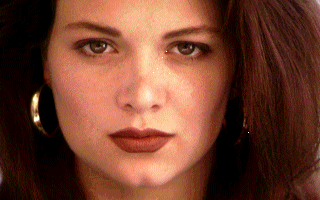
//> input picture code/example1.tif, 320 x 200 px
$ ./sharpen example1.tif   (built with g++ and OpenCV 4)
//> lines starting //> are read from the running program, lines starting //| are printed output that depends on the picture
### code/pixel.h
class pixel;
class pixel_primitive;
class imageGrid;
class mask;

typedef double pixelPrecision;

//pixel stores high precision pixel data during
//mathematical operations to avoid overflows
class pixel {
	public:
		pixel();
		pixel(int R, int G, int B);
		pixel operator+(const pixel& neighbor);
		pixel operator-(const pixel& neighbor);
		pixel operator/(const double& denom);
		pixel operator*(const double& m);
		pixel operator*(const pixel& m);
		pixel root();
		pixel_primitive toPixelPrimitive();
		pixel RGB_toHSI();
		pixel HSI_toRGB();
	private:
		static const int PIX_ARR_SIZE = 3;
		pixelPrecision rgb[PIX_ARR_SIZE];
};

//pixel primitive is a type with size and alignment matching native pixel
//implementation and provides a mechanism for casting to higher precision type
class pixel_primitive {
	public:
		pixel toPixel();
		friend pixel_primitive pixel::toPixelPrimitive();
	private:
		static const int pp_size = 3;
		unsigned char rgb[pp_size];
};

//imageGrid stores a copy of an imageGrid to be operated upon and allows copying
//back to imageGrid buffer following operations
class imageGrid {
	public:
		imageGrid();
		imageGrid(unsigned height, unsigned width, unsigned char* old_data);
		~imageGrid();
		imageGrid& operator=(const imageGrid& other);
		void multiply(mask& _mask);
		void sobel();
		pixel multiplyPixel(unsigned int y, unsigned int x, mask& _mask);
		void RGB_toHSI();
		void HSI_toRGB();
		void commitImageGrid(unsigned char* old_data);
	private:
		unsigned int h;
		unsigned int w;
		pixel** img;
};

//mask stores data for square masks filters
class mask {
	public:
		mask();
		mask(unsigned int width, unsigned int listLength, double* initList, double coefficient = 1.0);
		friend pixel imageGrid::multiplyPixel(unsigned int y, unsigned int x, mask& _mask);
		static double LOG(double x, double y, double sigma);
		static mask makeLOG(int width, double sigma);
		~mask();
		mask& operator=(const mask& other);
	private:
		unsigned int w;
		double** maskVals;
};

### code/pixel.cpp
#include <assert.h>
#include <math.h>
#include <iostream>

#include "pixel.h"

#define MAX_CHAR (~((unsigned char) 0))

#define MAX(a,b) ((a > b)? a : b)
#define MIN(a,b) ((a < b)? a : b)
#define RANGE(LOW, X, HIGH) MAX(MIN(X, HIGH), 0)
#define MAX_COLOR (255.0)
#define CAP(X) RANGE(0, X, MAX_COLOR)
#define NUM_COLORS (3.0)
#define PI (3.141592653589793238462643383279502)
#define tPI (2 * PI)
#define EPS (2.71828182846)

#define ASSERT(M)	{																			\
	if (false == (M)) {																			\
		std::cout << "Error at: " << #M << " at " << __LINE__ << ":" << __FILE__ << std::endl;	\
		exit(0);																				\
	}																							\
}																								\

enum BGR {
	RGB_B = 0,
	RGB_G = 1,
	RGB_R = 2
};

enum HSI {
	HSI_H = RGB_R,
	HSI_S = RGB_G,
	HSI_I = RGB_B
};

pixel::pixel(int R, int G, int B) {
	rgb[RGB_R] = R;
	rgb[RGB_G] = G;
	rgb[RGB_B] = B;
}

pixel::pixel() {
	rgb[RGB_R] = 0;
	rgb[RGB_G] = 0;
	rgb[RGB_B] = 0;
}

// [30 lines left out: functions getI, setI, inBounds, RGB_toI, not called in this run]

pixel pixel::RGB_toHSI() {
	pixel ret(0, 0, 0);
	pixelPrecision B = rgb[RGB_B];
    pixelPrecision G = rgb[RGB_G];
    pixelPrecision R = rgb[RGB_R];
    pixelPrecision H, S, I, a;

    a = MIN(R, MIN(G, B));
    I = ( R + G + B) / 3.0;
    S = 1 - 3.0/(R+G+B)*a;
    if (S == 0.0) {
        H = 0.0;
    } else {
        if (B <= G){
            H = acos((((R-G)+(R-B))/2.0)/(sqrt((R-G)*(R-G) + (R-B)*(G-B))));
        } else {
            if (B > G)
            H = 2*PI - acos((((R-G)+(R-B))/2.0)/(sqrt((R-G)*(R-G) + (R-B)*(G-B))));
        }
    }

    ret.rgb[HSI_H] = H;
    ret.rgb[HSI_S] = S;
    ret.rgb[HSI_I] = I;
	return ret;
}

// [43 lines left out: function HSI_toRGB, not called in this run]

pixel pixel::operator+(const pixel& neighbor){
	pixelPrecision R = rgb[RGB_R] + neighbor.rgb[RGB_R];
	pixelPrecision G = rgb[RGB_G] + neighbor.rgb[RGB_G];
	pixelPrecision B = rgb[RGB_B] + neighbor.rgb[RGB_B];
	return pixel(R, G, B);
}

pixel pixel::operator-(const pixel& neighbor){
	pixelPrecision R = rgb[RGB_R] - neighbor.rgb[RGB_R];
	pixelPrecision G = rgb[RGB_G] - neighbor.rgb[RGB_G];
	pixelPrecision B = rgb[RGB_B] - neighbor.rgb[RGB_B];
	return pixel(R, G, B);
}

pixel pixel::operator/(const double& denom){
	assert(denom != 0.0);
	return (*this) * (1.0 / denom);
}

pixel pixel::operator*(const double& m){
	pixelPrecision R = rgb[RGB_R] * m;
	pixelPrecision G = rgb[RGB_G] * m;
	pixelPrecision B = rgb[RGB_B] * m;
	return pixel(R, G, B);
}

pixel pixel::operator*(const pixel& m) {
	pixelPrecision R = rgb[RGB_R] * rgb[RGB_R];
	pixelPrecision G = rgb[RGB_G] * rgb[RGB_G];
	pixelPrecision B = rgb[RGB_B] * rgb[RGB_B];
	return pixel(R, G, B);
}

pixel pixel::root() {
	pixelPrecision R = sqrt(rgb[RGB_R]);
	pixelPrecision G = sqrt(rgb[RGB_G]);
	pixelPrecision B = sqrt(rgb[RGB_B]);
	return pixel(R, G, B);
}

pixel_primitive pixel::toPixelPrimitive() {
	pixel_primitive p;
	p.rgb[RGB_B] = CAP(rgb[RGB_B]);
	p.rgb[RGB_G] = CAP(rgb[RGB_G]);
	p.rgb[RGB_R] = CAP(rgb[RGB_R]);
	return p;
}

// [4 lines left out: function mask, not called in this run]

mask::mask(unsigned int width, unsigned int listLength, double* initList, double coefficient) {
	assert((width * width) == listLength);
	w = width;
	double* curr = initList;
	maskVals = new double*[width];
	for (unsigned int i = 0; i < width; i++) {
		maskVals[i] = new double[width];
		for (unsigned int j = 0; j < width; j++) {
			maskVals[i][j] = (*(curr++)) * coefficient;
		}
	}
}

mask::~mask() {
	for (unsigned int i = 0; i < w; i++){
		delete[] maskVals[i];
	}
	delete[] maskVals;
}

mask& mask::operator=(const mask& other) {
	if (NULL != this->maskVals){
		for (unsigned int i = 0; i < w; i++) {
			delete[] this->maskVals[i];
			maskVals[i] = NULL;
		}
		delete[] maskVals;
		maskVals = NULL;
	}
	w = other.w;
	maskVals = new double*[w];
	for (unsigned int i = 0; i < w; i++) {
		maskVals[i] = new double[w];
		for (unsigned int j = 0; j < w; j++) {
			maskVals[i][j] = other.maskVals[i][j];
		}
	}
	return *this;
}

// [48 lines left out: functions LOG, makeLOG, not called in this run]

pixel pixel_primitive::toPixel() {
	return pixel(MAX(rgb[RGB_R], 0), MAX(rgb[RGB_G], 0), MAX(rgb[RGB_B], 0));
}

imageGrid::imageGrid(unsigned height, unsigned width, unsigned char* old_data) {
	pixel_primitive* old = (pixel_primitive*) old_data;
	h = height;
	w = width;
	img = new pixel*[height];
	for (unsigned int i = 0; i < h; i++) {
		img[i] = new pixel[width];
		for (unsigned int j = 0; j < w; j++) {
			img[i][j] = (old++)->toPixel();
		}
	}
}

imageGrid::imageGrid() {
	img = NULL;
	h = 0;
	w = 0;
}

imageGrid::~imageGrid(){
	if (NULL != img) {
		for (unsigned int i = 0; i < h; i++) {
			if (NULL != img[i]) {
				delete[] img[i];
			}
		}
		delete[] img;
	}
}

// [7 lines left out: function RGB_toI, not called in this run]

unsigned round_up(unsigned val, unsigned unit) {
	return ((val + unit - 1) / unit) * unit;
}

// [86 lines left out: functions ComputeIDct, ComputeDct, DCT, not called in this run]

void imageGrid::RGB_toHSI() {
	for (unsigned int i = 0; i < h; i++){
		for (unsigned int j = 0; j < w; j++) {
			img[i][j] = img[i][j].RGB_toHSI();
		}
	}
}

// [7 lines left out: function HSI_toRGB, not called in this run]

imageGrid& imageGrid::operator=(const imageGrid& other) {
	if (NULL != this->img){
		for (unsigned int i = 0; i < h; i++) {
			delete[] this->img[i];
			img[i] = NULL;
		}
		delete[] img;
		img = NULL;
	}
	h = other.h;
	w = other.w;
	img = new pixel*[h];
	for (unsigned int i = 0; i < h; i++) {
		img[i] = new pixel[w];
		for (unsigned int j = 0; j < w; j++) {
			img[i][j] = other.img[i][j];
		}
	}
	return *this;
}

void imageGrid::multiply(mask& _mask) {
	imageGrid buf;
	buf = *this;
	//iterate over all pixels
	for (unsigned int i = 0; i < h; i++) {
		for (unsigned int j = 0; j < w; j++) {
			buf.img[i][j] = multiplyPixel(i, j, _mask);
		}
	}
	*this = buf;
}

void imageGrid::sobel() {

    double sob_x[] = { -1,  0,  1,
                       -2,  0,  2,
                       -1,  0,  1  };

    double sob_y[] = { -1, -2, -1,
                        0,  0,  0,
                        1,  2,  1  };

	mask sobelX(3, sizeof(sob_x) / sizeof(double), sob_x, 1 / 1.0);
    mask sobelY(3, sizeof(sob_y) / sizeof(double), sob_y, 1 / 1.0);

    imageGrid gx;
    imageGrid gy;
    gx = *this;
    gy = *this;

    gx.multiply(sobelX);
    gy.multiply(sobelY);

    for (unsigned int i = 0; i < h; i++) {
		for (unsigned int j = 0; j < w; j++) {
			img[i][j] = (gx.img[i][j] * gx.img[i][j] + gy.img[i][j] * gy.img[i][j]).root();
		}
	}
}

pixel imageGrid::multiplyPixel(unsigned int y, unsigned int x, mask& _mask) {
	pixel retVal(0, 0, 0);
	int off = _mask.w / 2;
	//iterate over all valid pixels in neighborhood
	for (int y_off = -off; y_off <= off; y_off++) {
		int y_prime = y + y_off;
		for (int x_off = -off; x_off <= off; x_off++) {
			int x_prime = x + x_off;
			if (x_prime >= 0 && x_prime < w && y_prime >= 0 && y_prime < h) {
				retVal = retVal + (img[y_prime][x_prime] * _mask.maskVals[y_off + off][x_off + off]);
			} else {
				retVal = retVal + (img[y][x] * _mask.maskVals[y_off + off][x_off + off]);
			}
		}
	}
	return retVal;
}

void imageGrid::commitImageGrid(unsigned char * old_data) {
	pixel_primitive* old = (pixel_primitive*) old_data;
	for (unsigned int i = 0; i < h; i++) {
		for (unsigned int j = 0; j < w; j++) {
			(*old++) = img[i][j].toPixelPrimitive();
		}
	}
}

### code/sharpen.cpp
#include <unistd.h>
#include <string>
#include <opencv2/core/core.hpp>
#include <opencv2/highgui/highgui.hpp>
#include <opencv2/imgproc/imgproc.hpp>

#include <iostream>

#include "pixel.h"

using namespace std;
using namespace cv;

int main(int argc, char **argv) {
    if(argc != 2) {
        cout << "USAGE: skeleton <input file path>" << endl;
        return -1;
    }

    //Load two copies of the image. One to leave as the original, and one to be modified.
    //Done for display purposes only
    //Use CV_LOAD_IMAGE_GRAYSCALE for greyscale images
    Mat original_image = imread(argv[1], CV_LOAD_IMAGE_COLOR);
//> original_image is the input picture: 200 rows x 320 cols, CV_8UC3; mean B, G, R 46.5, 64.5, 113.8
    Mat unsharp_image = imread(argv[1], CV_LOAD_IMAGE_COLOR);
    Mat sobel_image = imread(argv[1], CV_LOAD_IMAGE_COLOR);
    Mat log9_image = imread(argv[1], CV_LOAD_IMAGE_COLOR);
    Mat log11_image = imread(argv[1], CV_LOAD_IMAGE_COLOR);

    //Create a pointer so that we can quickly toggle between which image is being displayed
    Mat *image = &original_image;

    //Check that the images loaded
    if(!original_image.data || !unsharp_image.data) {
        cout << "ERROR: Could not load image data." << endl;
        return -1;
    }

    //Create the display window
    namedWindow("Unix Sample Skeleton");

    double blur_list[] = {  0, 1,  0,
                            1, 4,  1,
                            0, 1,  0  };

    mask blur(3, sizeof(blur_list) / sizeof(double), blur_list, 1 / 8.0);

    imageGrid unsharp_img(unsharp_image.rows, unsharp_image.step / 3, &unsharp_image.data[0]);
    unsharp_img.multiply(blur);
    unsharp_img.commitImageGrid(&unsharp_image.data[0]);

    imageGrid sobel_img(sobel_image.rows, sobel_image.step / 3, &sobel_image.data[0]);
    sobel_img.sobel();
    sobel_img.commitImageGrid(&sobel_image.data[0]);
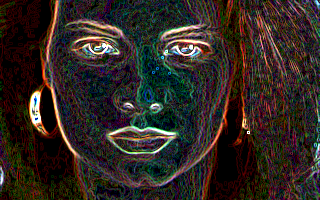
//> sobel_image: 200 rows x 320 cols, CV_8UC3; mean B, G, R 35.2, 40.1, 48.7

	imageGrid unHSI_img(log9_image.rows, log9_image.step / 3, &log9_image.data[0]);
    unHSI_img.DCT();
//> (this line was passed over: DCT is not available in this run)
    //unHSI_img.HSI_toRGB();
    unHSI_img.multiply(blur);
    unHSI_img.commitImageGrid(&log9_image.data[0]);

	imageGrid HSI_img(log11_image.rows, log11_image.step / 3, &log11_image.data[0]);
    HSI_img.RGB_toHSI();
    //HSI_img.HSI_toRGB();
    //HSI_img.multiply(blur);
    HSI_img.commitImageGrid(&log11_image.data[0]);
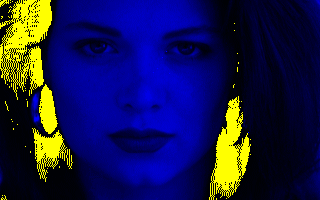
//> log11_image: 200 rows x 320 cols, CV_8UC3; mean B, G, R 74.6, 25.2, 25

    unsigned state = 0;

    //Display loop
    bool loop = true;
    while(loop) {
        imshow("Unix Sample Skeleton", *image);

        switch(cvWaitKey(15)) {
//> the Esc key is pressed
            case 27:  //Exit display loop if ESC is pressed
                loop = false;
            break;
            case 32:  //Swap image pointer if space is pressed
                if(image == &original_image) {
                  image = &unsharp_image;
                } else {
                  image = &original_image;
                }
                switch(state % 5) {
                	case 0:
                		image = &original_image;
                		state++;
                		cout << "Original image.\n";
                	break;
                	case 1:
                		image = &unsharp_image;
                		state+=2;
                		cout << "Unsharp image.\n";
                	break;
                	case 2:
                		image = &sobel_image;
                		state++;
                		cout << "Sobel image.\n";
                	break;
                	case 3:
                		image = &log9_image;
                		state+=2;
                		cout << "un-HSI image.\n";
                	break;
                	case 4:
                		image = &log11_image;
                		state++;
                		cout << "HSI image.\n";
                	break;
                	default:
                	break;
                }
            break;
            default:
            break;
        }
    }
}

$ run again, on code/pt1.bmp
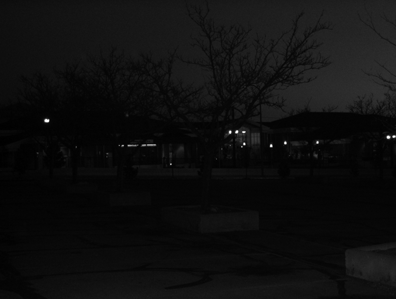
//> input picture code/pt1.bmp, 396 x 299 px
//> original_image is the input picture: 299 rows x 396 cols, CV_8UC3; min 0, max 255, mean 14.8
//> `sobel_img.commitImageGrid(&sobel_image.data[0]);`:
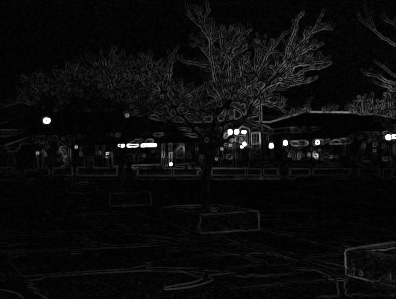
//> sobel_image: 299 rows x 396 cols, CV_8UC3; min 0, max 255, mean 11.3
//> `HSI_img.commitImageGrid(&log11_image.data[0]);`:
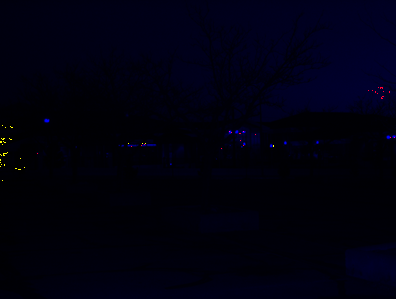
//> log11_image: 299 rows x 396 cols, CV_8UC3; mean B, G, R 14.8, 0.1, 0.2

$ run again, on code/pt3.bmp
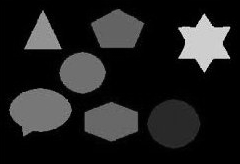
//> input picture code/pt3.bmp, 240 x 164 px
//> original_image is the input picture: 164 rows x 240 cols, CV_8UC3; min 0, max 238, mean 32.7
//> `sobel_img.commitImageGrid(&sobel_image.data[0]);`:
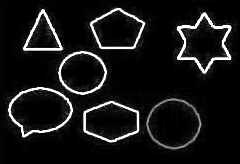
//> sobel_image: 164 rows x 240 cols, CV_8UC3; min 0, max 255, mean 21.7
//> `HSI_img.commitImageGrid(&log11_image.data[0]);`:
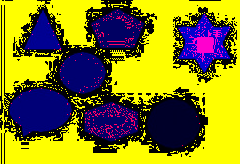
//> log11_image: 164 rows x 240 cols, CV_8UC3; mean B, G, R 32.7, 124.8, 131.6
